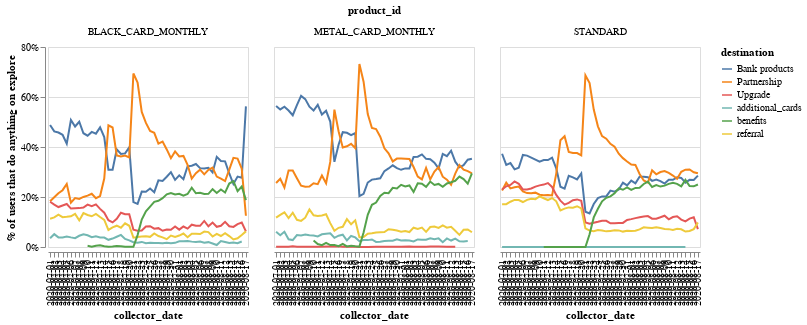

Notebook cell for this chart:
### Code cell
import re

df = pd.read_csv("explore_events.csv")

df = df.loc[(df["se_label"] == "click"), :]
dictionary = dict()

for value in df["se_property"].unique():
    try:
        if value.upper() == value:
            dictionary[value] = "Partnership"
        elif (
            bool(re.search("insurance", value)) == True
            or bool(re.search("credit", value)) == True
            or bool(re.search("overdraft", value)) == True
            or bool(re.search("fixedterm", value)) == True
        ):
            dictionary[value] = "Bank products"
        elif value in (
            "N26 Business Metal",
            "N26 Business You",
            "N26 Metal",
            "N26 You",
        ):
            dictionary[value] = "Upgrade"
        else:
            dictionary[value] = value
    except:
        print(value)

# remap values
df["destination"] = df["se_property"].map(dictionary)
logins = pd.read_csv("login_events_final.csv")

df = df.merge(
    logins, left_on=["collector_date", "id"], right_on=["login_date", "id"], how="left"
)

df = (
    df.groupby(["collector_date", "destination", "product_id"])["id"]
    .agg("nunique")
    .reset_index()
)
df["perc"] = df["id"] / df.groupby(["collector_date", "product_id"])["id"].transform(
    "sum"
)

df = df.loc[
    df["product_id"].isin(["BLACK_CARD_MONTHLY", "METAL_CARD_MONTHLY", "STANDARD"]), :
]

alt.Chart(df).mark_line().encode(
    x=alt.X("collector_date"),
    y=alt.Y(
        "perc:Q",
        axis=alt.Axis(format="%", title="% of users that do anything on explore"),
        scale=alt.Scale(base=10),
    ),
    color="destination:N",
).properties(
    width=400, height=200, title="% of users that do anything on explore"
).facet(
    facet="product_id", columns=3
)

### Figure 1 — Vega-Lite specification as saved in the notebook (floating-point values rounded to 4 significant figures; data arrays with more than 128 entries replaced by an {"elided": "..."} marker saying what was removed)
{"config": {"view": {"continuousWidth": 400, "continuousHeight": 300}}, "data": {"name": "data-6f0c49bef5f46cfd1fc5dbbf8ea006f8"}, "facet": {"type": "nominal", "field": "product_id"}, "spec": {"mark": "line", "encoding": {"color": {"type": "nominal", "field": "destination"}, "x": {"type": "nominal", "field": "collector_date"}, "y": {"type": "quantitative", "axis": {"format": "%", "title": "% of users that do anything on explore"}, "field": "perc", "scale": {"base": 10}}}, "height": 200, "title": "% of users that do anything on explore", "width": 200}, "columns": 3, "$schema": "https://vega.github.io/schema/vega-lite/v4.0.2.json", "datasets": {"data-6f0c49bef5f46cfd1fc5dbbf8ea006f8": {"elided": "785 records"}}}
